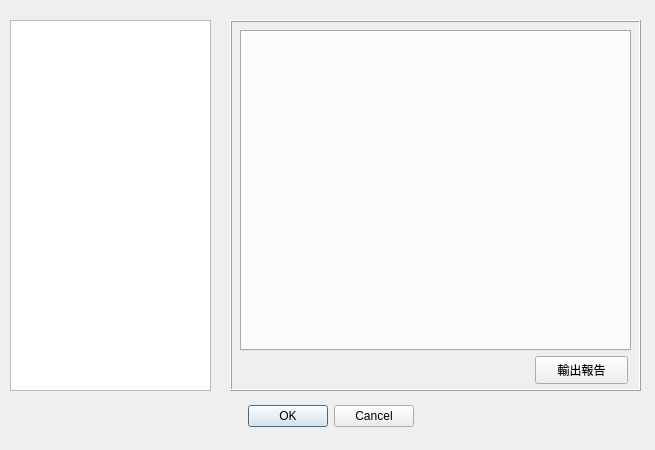
<?xml version="1.0" encoding="UTF-8"?>
<ui version="4.0">
 <class>habitatReport</class>
 <widget class="QDialog" name="habitatReport">
  <property name="geometry">
   <rect>
    <x>0</x>
    <y>0</y>
    <width>655</width>
    <height>450</height>
   </rect>
  </property>
  <property name="windowTitle">
   <string>生態適合度計算結果</string>
  </property>
  <widget class="QDialogButtonBox" name="buttonBox">
   <property name="geometry">
    <rect>
     <x>160</x>
     <y>400</y>
     <width>341</width>
     <height>32</height>
    </rect>
   </property>
   <property name="orientation">
    <enum>Qt::Horizontal</enum>
   </property>
   <property name="standardButtons">
    <set>QDialogButtonBox::Cancel|QDialogButtonBox::Ok</set>
   </property>
   <property name="centerButtons">
    <bool>true</bool>
   </property>
  </widget>
  <widget class="QFrame" name="frame">
   <property name="geometry">
    <rect>
     <x>230</x>
     <y>20</y>
     <width>411</width>
     <height>371</height>
    </rect>
   </property>
   <property name="frameShape">
    <enum>QFrame::Box</enum>
   </property>
   <property name="frameShadow">
    <enum>QFrame::Raised</enum>
   </property>
   <widget class="QTabWidget" name="reportTab">
    <property name="geometry">
     <rect>
      <x>10</x>
      <y>10</y>
      <width>391</width>
      <height>321</height>
     </rect>
    </property>
    <property name="currentIndex">
     <number>-1</number>
    </property>
   </widget>
   <widget class="QPushButton" name="pushButton">
    <property name="geometry">
     <rect>
      <x>305</x>
      <y>336</y>
      <width>93</width>
      <height>28</height>
     </rect>
    </property>
    <property name="text">
     <string>輸出報告</string>
    </property>
   </widget>
  </widget>
  <widget class="QListWidget" name="tecItemList">
   <property name="geometry">
    <rect>
     <x>10</x>
     <y>20</y>
     <width>201</width>
     <height>371</height>
    </rect>
   </property>
  </widget>
 </widget>
 <resources/>
 <connections>
  <connection>
   <sender>buttonBox</sender>
   <signal>accepted()</signal>
   <receiver>habitatReport</receiver>
   <slot>accept()</slot>
   <hints>
    <hint type="sourcelabel">
     <x>248</x>
     <y>254</y>
    </hint>
    <hint type="destinationlabel">
     <x>157</x>
     <y>274</y>
    </hint>
   </hints>
  </connection>
  <connection>
   <sender>buttonBox</sender>
   <signal>rejected()</signal>
   <receiver>habitatReport</receiver>
   <slot>reject()</slot>
   <hints>
    <hint type="sourcelabel">
     <x>316</x>
     <y>260</y>
    </hint>
    <hint type="destinationlabel">
     <x>286</x>
     <y>274</y>
    </hint>
   </hints>
  </connection>
 </connections>
</ui>
